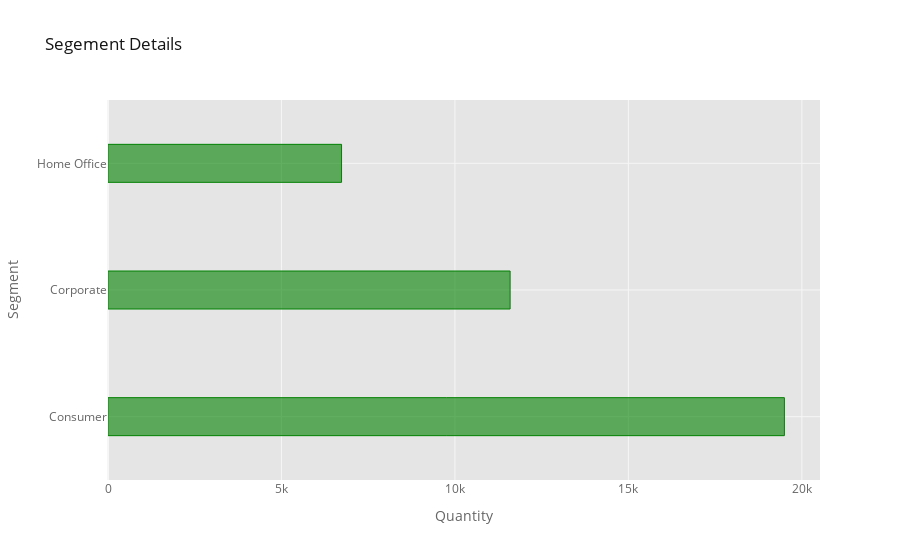

Notebook code cell kept with this figure:
### Markdown cell above
### Visualize by Segment

### Code cell
Gr4.iplot(kind = 'barh', x= 'Segment', y = 'Quantity', title = 'Segement Details', yTitle='Segment', xTitle='Quantity',color='green',bargap=0.7)

### Figure 1 — Plotly figure (JSON) as saved in the notebook; plotly's stock layout.template omitted (floating-point values rounded to 4 significant figures)
{"data": [{"marker": {"color": "rgba(0, 128, 0, 0.6)", "line": {"color": "rgba(0, 128, 0, 1.0)", "width": 1}}, "name": "Quantity", "orientation": "h", "text": "", "type": "bar", "x": [19497, 11591, 6732], "y": ["Consumer", "Corporate", "Home Office"]}], "layout": {"bargap": 0.7, "legend": {"bgcolor": "#FFFFFF", "font": {"color": "#666666"}}, "paper_bgcolor": "#FFFFFF", "plot_bgcolor": "#E5E5E5", "title": {"font": {"color": "#151516"}, "text": "Segement Details"}, "xaxis": {"gridcolor": "#F6F6F6", "showgrid": true, "tickfont": {"color": "#666666"}, "title": {"font": {"color": "#666666"}, "text": "Quantity"}, "zerolinecolor": "#F6F6F6"}, "yaxis": {"gridcolor": "#F6F6F6", "showgrid": true, "tickfont": {"color": "#666666"}, "title": {"font": {"color": "#666666"}, "text": "Segment"}, "zerolinecolor": "#F6F6F6"}}}
